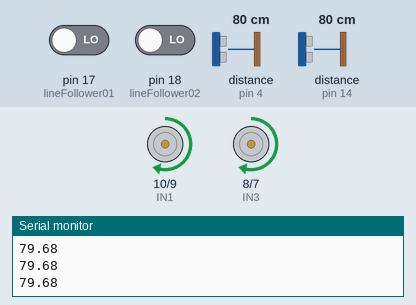
This sketch was run on a simulated Arduino Uno, built with avr-gcc and run on an emulated ATmega328P. On the bench: motor-driver pin pairs drawn as motors (green arrow = first pin HIGH = forward, orange = second pin HIGH = backward, longer = more drive, scaled by the enable pin), the last lines printed to the serial monitor. Wiring (inferred from the names in the program): 2 × ultrasonic range finder: trigger pin 5, echo pin 4 / trigger pin 15, echo pin 14. Inputs (shaded band) come from the test bench; at power-on: distance to the obstacle (sensors on pin 4, pin 14) 80 cm, pin 18 (lineFollower02) LOW, pin 17 (lineFollower01) LOW. The echo pulse lasts 58.3 µs per cm.

Above: at 1.2 s.
1.3 s: distance to the obstacle (sensor on pin 4) set to 34 cm
At 1.9 s:
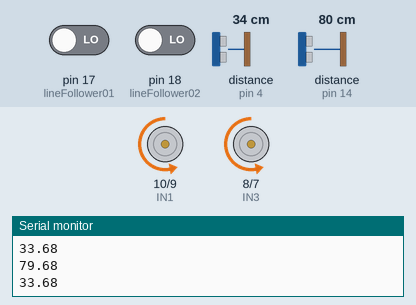
4.3 s: distance to the obstacle (sensor on pin 4) set to 29 cm
5.8 s: distance to the obstacle (sensor on pin 4) set to 35 cm
At 6.4 s:
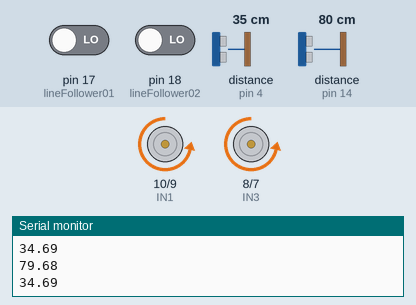
8.8 s: distance to the obstacle (sensor on pin 4) set to 2 cm
10.4 s: pin 18 (lineFollower02) driven HIGH
At 10.8 s:
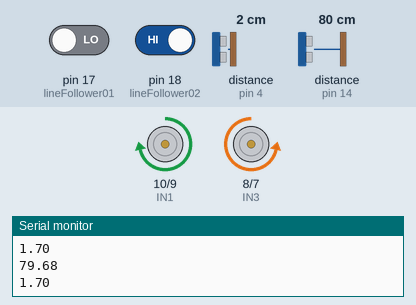
13.4 s: pin 18 (lineFollower02) driven LOW
At 13.9 s:
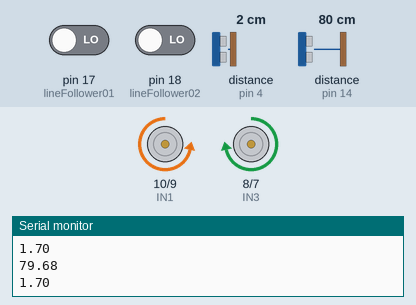
Timing chart, 0 to 15.9 s (numbered marks = the images above; inputs shaded):
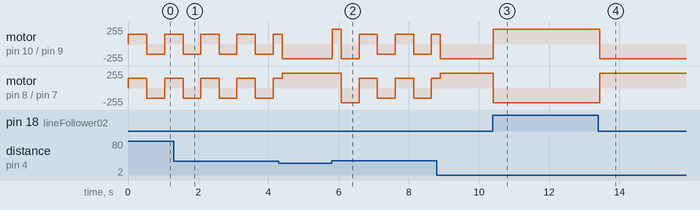

Measured:
- after the input at 10.4 s, motor on pin 10 (IN1) / pin 9 (IN2): backward 220/255 → forward 220/255 at once; motor on pin 8 (IN3) / pin 7 (IN4): forward 220/255 → backward 220/255 at once
- after the input at 13.4 s, motor on pin 10 (IN1) / pin 9 (IN2): forward 220/255 → backward 220/255 at once; motor on pin 8 (IN3) / pin 7 (IN4): backward 220/255 → forward 220/255 at once
- by itself, motor on pin 10 (IN1) / pin 9 (IN2), motor on pin 8 (IN3) / pin 7 (IN4): alternates forward 150/255 for 0.52 s and backward 150/255 for 0.51 s

The sketch:

Sumo_Robot_Competition.ino
```cpp
/*this documentation to explain sumo robot code and steps to excute it :
MOTOR 1 ==> LEFT MOTOR (LOW , HIGH) ==> FORWARD
MOTOR 2 ==> RIGHT MOTOR (HIGH , LOW) ==> FORWARD

*/

//motor driver L298N
#define ENA 11
#define IN1 10
#define IN2 9
#define IN3 8
#define IN4 7
#define ENB 6
//ultrasonic
#define trigPin01 15
#define echoPin01 14
#define trigPin02 5
#define echoPin02 4
//ir
#define irPin01 16
#define irPin02 3
//line follower
#define lineFollower01 17
#define lineFollower02 18
//Global Vars
const int scoutSpeed = 150;//initial speed here for scouting field
const int attackSpeed = 220; // direct attack robot
const int turnSpeed = 120;//turn around to attack robot
const int ultrasonicThreshold = 10;
const int linefollowerThreshold = 500;
const int forwardDuration = 1000;
int time=0;
// Timing Variables for motor turning direction
unsigned long previousMillis = 0;
const long interval = 444.4444444444444;  // Change direction every 3 seconds

// Variable to track turning direction (0 = turning right, 1 = turning left)
int turnState = 0;


void initMotors()
{
  pinMode(IN1 , OUTPUT);
  pinMode(IN2 , OUTPUT);
  pinMode(IN3 , OUTPUT);
  pinMode(IN4 , OUTPUT);
  pinMode(ENA , OUTPUT);
  pinMode(ENB , OUTPUT);
  initSpeed(scoutSpeed);
}
void initSensors()
{
  pinMode(trigPin01 , OUTPUT);
  pinMode(echoPin01 , INPUT);
  pinMode(trigPin02 , OUTPUT);
  pinMode(echoPin02 , INPUT);

  pinMode(irPin01 , INPUT);
  pinMode(irPin02 , INPUT);

  pinMode(lineFollower01 , INPUT);
  pinMode(lineFollower02 , INPUT);
}
void initSpeed(int speed)
{
  analogWrite(ENA, speed);
  analogWrite(ENB, speed);
}

void setup() {
  // put your setup code here, to run once:
  Serial.begin(9600);
  initMotors();
  initSensors();


}

void catchIR(){
  if(readIR01() == 1){
    initSpeed(scoutSpeed);
    backward();
    delay(500);
    right();
    delay(500);
    initSpeed(attackSpeed);
    forward();
  }else if(readIR02() == 1){
    initSpeed(scoutSpeed);
    backward();
    delay(500);
    left();
    delay(500);
    initSpeed(attackSpeed);
    forward();
  }
}
void Catch(){
  if(readUltrasonic01() <=50 && readUltrasonic02() >50){
    turnRight(40);
    delay(80);
  }else if(readUltrasonic02() <=50 && readUltrasonic02() >50){
    turnleft(40);
    delay(80);
  }
}

void loop() {
  // put your main code here, to run repeatedly:
  //scout
//initSpeed(scoutSpeed);
//catchIR();

initSpeed(scoutSpeed);
search();
//defenseWlineFollower();
//Catch();

/*
while(readUltrasonic01() <= 30 || readUltrasonic02() <= 30)
{
  defenseWlineFollower();
  initSpeed(attackSpeed);
  forward();
  //Catch();
}
*/
//end of loop
}


void search(){
  turnleft(10);
  delay(10);
  while(readUltrasonic01() <= 30 || readUltrasonic02() <= 30)
{
  defenseWlineFollower();
  initSpeed(attackSpeed);
  forward();
  //Catch();
}
  turnleft(10);
  delay(10);
  while(readUltrasonic01() <= 30 || readUltrasonic02() <= 30)
{
  defenseWlineFollower();
  initSpeed(attackSpeed);
  forward();
  //Catch();
}
  turnleft(10);
  delay(10);
  while(readUltrasonic01() <= 30 || readUltrasonic02() <= 30)
{
  defenseWlineFollower();
  initSpeed(attackSpeed);
  forward();
  //Catch();
}
  turnleft(10);
  delay(10);
  while(readUltrasonic01() <= 30 || readUltrasonic02() <= 30)
{
  defenseWlineFollower();
  initSpeed(attackSpeed);
  forward();
  //Catch();
}
  turnRight(10);
  delay(10);
  while(readUltrasonic01() <= 30 || readUltrasonic02() <= 30)
{
  defenseWlineFollower();
  initSpeed(attackSpeed);
  forward();
  //Catch();
}
  turnRight(10);
  delay(10);
  while(readUltrasonic01() <= 30 || readUltrasonic02() <= 30)
{
  defenseWlineFollower();
  initSpeed(attackSpeed);
  forward();
  //Catch();
}
  turnRight(10);
  delay(10);
  while(readUltrasonic01() <= 30 || readUltrasonic02() <= 30)
{
  defenseWlineFollower();
  initSpeed(attackSpeed);
  forward();
  //Catch();
}
  turnRight(10);
  delay(10);

}

void forward()
{
  //MOTOR 1
  digitalWrite(IN1 , LOW);
  digitalWrite(IN2 , HIGH);
  //MOTOR 2
  digitalWrite(IN3 , HIGH);
  digitalWrite(IN4 , LOW);
}
void right()
{
  //MOTOR 1
  digitalWrite(IN1 , LOW);
  digitalWrite(IN2 , HIGH);
  //MOTOR 2
  digitalWrite(IN3 , LOW);
  digitalWrite(IN4 , LOW);
}
void left()
{
  //MOTOR 1
  digitalWrite(IN1 , LOW);
  digitalWrite(IN2 , LOW);
  //MOTOR 2
  digitalWrite(IN3 , HIGH);
  digitalWrite(IN4 , LOW);
}
void backward()
{
  //MOTOR 1
  digitalWrite(IN1 , HIGH);
  digitalWrite(IN2 , LOW);
  //MOTOR 2
  digitalWrite(IN3 , LOW);
  digitalWrite(IN4 , HIGH);
}
void full_rotate()
{
  //MOTOR 1
  digitalWrite(IN1 , HIGH);
  digitalWrite(IN2 , LOW);
  //MOTOR 2
  digitalWrite(IN3 , HIGH);
  digitalWrite(IN4 , LOW);
}
void rotateWdegree(float degree) {
  float rotationTime = degree / 90.0; // Assume 90° takes 1 second
  digitalWrite(IN1 , HIGH);
  digitalWrite(IN2 , LOW);
  digitalWrite(IN3 , HIGH);
  digitalWrite(IN4 , LOW);
  //time = millis();
  delay(rotationTime * 1000);      // Wait for the rotation to complete
  forward();
  if(irPin02 == 0){
    turnRight(90);
    //delay(1000); // 90 degree
  }
}

void turnleft(float degree){
    float rotationTime = degree / 90.0; // Assume 90 takes 1 second
    digitalWrite(IN1 , HIGH);
    digitalWrite(IN2 , LOW);
    digitalWrite(IN3 , HIGH);
    digitalWrite(IN4 , LOW);
  //time = millis();
  delay(rotationTime * 1000);
}
void turnRight(float degree){
    float rotationTime = degree / 90.0; // Assume 90 takes 1 second
    digitalWrite(IN1 , LOW);
    digitalWrite(IN2 , HIGH);
    digitalWrite(IN3 , LOW);
    digitalWrite(IN4 , HIGH);
  //time = millis();
  delay(rotationTime * 1000);
}
/*
int startLine = 0;
int endLine = 0;
int intervalLine = 500;
bool isBackingUp = false;  // Keeps track of whether the robot is backing up


void defenseWlineFollower() {
  if (readLineFollower01() == 1 || readLineFollower02() == 1) {
    if (!isBackingUp) {
      backward();                   // Start moving backward
      startLine = millis();         // Store the time when the robot starts moving backward
      isBackingUp = true;           // Set the flag to indicate the robot is backing up
    }
  }

  // Check if enough time has passed since the robot started backing up
  if (isBackingUp) {
    endLine = millis();
    if (endLine - startLine >= intervalLine) {
      // Stop or reset the flag after 500 ms
      isBackingUp = false;          // Reset the backing up flag to allow future movements
      // You can add a stop function here if needed: stop();
    }
  }
}

*/
void defenseWlineFollower(){
  if (readLineFollower01() == 1 || readLineFollower02() == 1) {
    backward();
    delay(500);}

}

void stop()
{
    //MOTOR 1
  digitalWrite(IN1 , HIGH);
  digitalWrite(IN2 , HIGH);
  //MOTOR 2
  digitalWrite(IN3 , HIGH);
  digitalWrite(IN4 , HIGH);
}
bool readIR01()
{
  bool val = !digitalRead(irPin01); //1 for white , 0 for black
  return val;
}
bool readIR02()
{
  bool val = !digitalRead(irPin02);// 1 for white , 0 for black
  return val;
}
float readLineFollower01()
{
  float val = digitalRead(lineFollower01);
  return val;
}
float readLineFollower02()
{
  float val = digitalRead(lineFollower02);
  return val;
}
float readUltrasonic01()
{
  digitalWrite(trigPin01 , LOW);
  delayMicroseconds(2);
  digitalWrite(trigPin01 , HIGH);
  delayMicroseconds(10);
  digitalWrite(trigPin01 , LOW);
  float duration = pulseIn(echoPin01, HIGH);
  float distance = (duration * 0.0343) / 2;
  Serial.println(distance);
  return distance;
}
float readUltrasonic02()
{
  digitalWrite(trigPin02 , LOW);
  delayMicroseconds(2);
  digitalWrite(trigPin02 , HIGH);
  delayMicroseconds(10);
  digitalWrite(trigPin02 , LOW);
  float duration = pulseIn(echoPin02, HIGH);
  float distance = (duration * 0.0343) / 2;
    Serial.println(distance);
  return distance;
}
```
